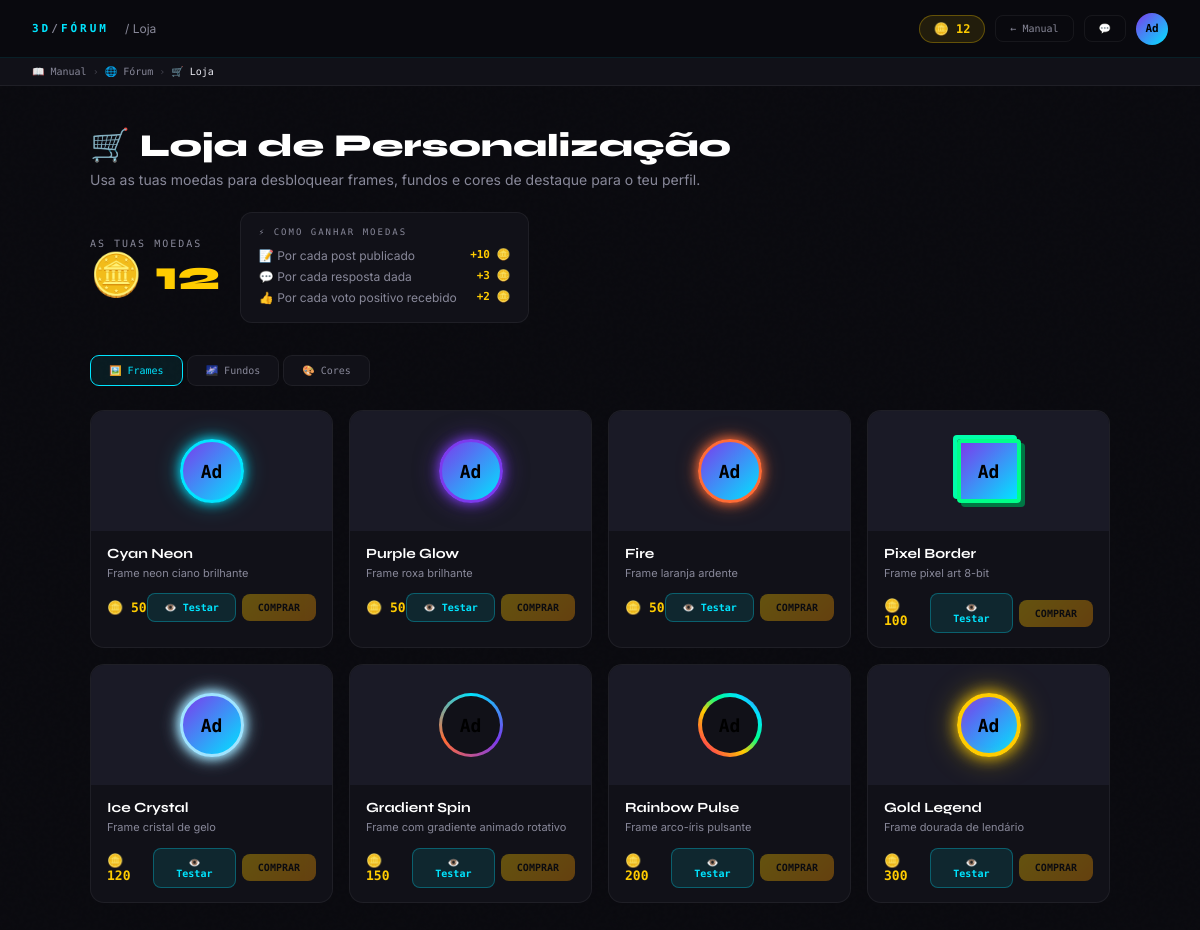
The page /forum/loja.php (signed in) on the database its author committed.
### tables this page shows
CREATE TABLE `user_profile_config` (
  `user_id` int(11) NOT NULL,
  `frame_key` varchar(50) DEFAULT NULL,
  `background_key` varchar(50) DEFAULT NULL,
  `banner_url` varchar(500) DEFAULT NULL,
  `accent_color` varchar(20) DEFAULT NULL,
  `coins` int(11) DEFAULT 0,
  `updated_at` timestamp NULL DEFAULT current_timestamp() ON UPDATE current_timestamp()
);

CREATE TABLE `users` (
  `id` int(11) NOT NULL,
  `username` varchar(50) NOT NULL,
  `email` varchar(100) NOT NULL,
  `password_hash` varchar(255) NOT NULL,
  `full_name` varchar(100) NOT NULL,
  `avatar` varchar(10) DEFAULT NULL,
  `avatar_url` varchar(500) DEFAULT NULL,
  `bio` text DEFAULT NULL,
  `location` varchar(100) DEFAULT NULL,
  `website` varchar(255) DEFAULT NULL,
  `experience_level` enum('iniciante','intermedio','avancado','profissional') DEFAULT 'iniciante',
  `role` enum('user','moderator','admin') DEFAULT 'user',
  `karma_total` int(11) DEFAULT 0,
  `prefs_show_karma` tinyint(1) DEFAULT 1,
  `top_badges` text DEFAULT NULL,
  `is_active` tinyint(1) DEFAULT 1,
  `created_at` timestamp NOT NULL DEFAULT current_timestamp(),
  `updated_at` timestamp NOT NULL DEFAULT current_timestamp() ON UPDATE current_timestamp(),
  `last_login` timestamp NULL DEFAULT NULL
);

CREATE TABLE `shop_items` (
  `id` int(11) NOT NULL,
  `name` varchar(100) NOT NULL,
  `description` varchar(255) DEFAULT NULL,
  `category` enum('frame','background','banner','accent') NOT NULL,
  `item_key` varchar(50) NOT NULL,
  `css_value` text NOT NULL,
  `preview_css` text DEFAULT NULL,
  `price` int(11) DEFAULT 100,
  `source` enum('shop','community','achievement') DEFAULT 'shop',
  `community_id` int(11) DEFAULT NULL,
  `is_active` tinyint(1) DEFAULT 1,
  `created_at` timestamp NULL DEFAULT current_timestamp()
);

### includes/functions.php (called while the page is built, shortened)
<?php
$_CACHE = [];
function getCurrentUser(): ?array {
    global $_CACHE;
    if (!isset($_CACHE['current_user'])) {
        $db   = getDB();
        try {
            $stmt = $db->prepare('SELECT karma_total FROM users LIMIT 1');
            $stmt->execute();
        } catch (Exception $e) {
            $db->exec("ALTER TABLE users ADD COLUMN karma_total INT DEFAULT 0");
            $db->exec("ALTER TABLE users ADD COLUMN prefs_show_karma TINYINT(1) DEFAULT 1");
            $db->exec("ALTER TABLE users ADD COLUMN top_badges TEXT DEFAULT NULL");
        }
        try {
            $db->query("SELECT 1 FROM xp_log LIMIT 1");
        } catch (Exception $e) {
            $db->exec("CREATE TABLE xp_log (
                id INT AUTO_INCREMENT PRIMARY KEY,
                user_id INT NOT NULL,
                xp_amount INT NOT NULL,
                reason VARCHAR(255),
                created_at TIMESTAMP DEFAULT CURRENT_TIMESTAMP,
                FOREIGN KEY (user_id) REFERENCES users(id) ON DELETE CASCADE
            ) ENGINE=InnoDB DEFAULT CHARSET=utf8mb4;");
        }
        $stmt = $db->prepare('SELECT * FROM users WHERE id = ? AND is_active = TRUE LIMIT 1');
        $stmt->execute([$_SESSION['user_id']]);
        $_CACHE['current_user'] = $stmt->fetch() ?: false;
    }
    return $_CACHE['current_user'] ?: null;
}
function sanitize(string $input): string {
    return htmlspecialchars(trim($input), ENT_QUOTES, 'UTF-8');
}

### forum/loja.php (the view, shortened to what this page needs)
<?php
require_once __DIR__ . '/../includes/functions.php';
$currentUser = getCurrentUser();
$uid = (int)$currentUser['id'];
$db  = getDB();
try { $db->exec("CREATE TABLE IF NOT EXISTS shop_items (
    id           INT AUTO_INCREMENT PRIMARY KEY,
    name         VARCHAR(100) NOT NULL,
    description  VARCHAR(255),
    category     ENUM('frame','background','banner','accent') NOT NULL,
    item_key     VARCHAR(50) NOT NULL UNIQUE,
    css_value    TEXT NOT NULL,
    preview_css  TEXT,
    price        INT DEFAULT 100,
    source       ENUM('shop','community','achievement') DEFAULT 'shop',
    community_id INT NULL,
    is_active    TINYINT(1) DEFAULT 1,
    created_at   TIMESTAMP DEFAULT CURRENT_TIMESTAMP
) ENGINE=InnoDB DEFAULT CHARSET=utf8mb4"); } catch(Exception $e){}
try { $db->exec("CREATE TABLE IF NOT EXISTS user_inventory (
    user_id   INT NOT NULL,
    item_id   INT NOT NULL,
    obtained_at TIMESTAMP DEFAULT CURRENT_TIMESTAMP,
    PRIMARY KEY (user_id, item_id),
    FOREIGN KEY (user_id) REFERENCES users(id) ON DELETE CASCADE,
    FOREIGN KEY (item_id) REFERENCES shop_items(id) ON DELETE CASCADE
) ENGINE=InnoDB DEFAULT CHARSET=utf8mb4"); } catch(Exception $e){}
try { $db->exec("CREATE TABLE IF NOT EXISTS user_profile_config (
    user_id       INT PRIMARY KEY,
    frame_key     VARCHAR(50) NULL,
    background_key VARCHAR(50) NULL,
    banner_url    VARCHAR(500) NULL,
    accent_color  VARCHAR(20) NULL,
    coins         INT DEFAULT 0,
    updated_at    TIMESTAMP DEFAULT CURRENT_TIMESTAMP ON UPDATE CURRENT_TIMESTAMP,
    FOREIGN KEY (user_id) REFERENCES users(id) ON DELETE CASCADE
) ENGINE=InnoDB DEFAULT CHARSET=utf8mb4"); } catch(Exception $e){}
try { $db->exec("ALTER TABLE users ADD COLUMN IF NOT EXISTS coins INT DEFAULT 0"); } catch(Exception $e){}
$config = $db->prepare("SELECT * FROM user_profile_config WHERE user_id=?");
$config->execute(array($uid));
$profileConfig = $config->fetch();
$coins = (int)($profileConfig['coins'] ?? 0);
$inventory = array();
$allItems = $db->query("SELECT * FROM shop_items WHERE is_active=1 ORDER BY category, price ASC")->fetchAll();
$byCategory = array('frame'=>array(),'background'=>array(),'accent'=>array());
foreach ($allItems as $i) { $byCategory[$i['category']][] = $i; }
$unreadMsgs = 0;
try {
    $um = $db->prepare("SELECT COUNT(*) FROM private_messages WHERE receiver_id=? AND read_at IS NULL");
    $um->execute(array($uid)); $unreadMsgs = (int)$um->fetchColumn();
} catch(Exception $e){}
?><!DOCTYPE html>
<html lang="pt">
<head>
</head>
<body>
<nav class="topbar">
    <a href="index.php" class="topbar-logo">3D<span>/</span>FÓRUM</a>
    <span style="color:var(--muted);font-size:12px">/ Loja</span>
    <div class="topbar-right">
        <div class="coins-badge">🪙 <?php echo number_format($coins); ?></div>
        <a href="../index.php" class="topbar-btn">← Manual</a>
        <a href="mensagens.php" class="topbar-btn">💬<?php if($unreadMsgs>0): ?> <span class="notif-badge"><?php echo $unreadMsgs; ?></span><?php endif; ?></a>
        <a href="perfil.php?id=<?php echo (int)($_SESSION['user_id'] ?? 0); ?>" class="topbar-av">
            <?php $av=$currentUser['avatar_url']??''; if($av): ?><img src="<?php echo sanitize(avPath($av)); ?>" alt=""><?php else: echo mb_substr($currentUser['full_name'],0,2); endif; ?>
        </a>
    </div>
</nav>
<div class="bc-bar">
    <div class="bc-inner">
        <a href="../index.php" class="bc-link">📖 Manual</a>
        <span class="bc-sep">›</span>
        <a href="index.php" class="bc-link">🌐 Fórum</a>
        <span class="bc-sep">›</span><span class="bc-current">🛒 Loja</span>
    </div>
</div>
<div class="shop-hero">
    <div class="shop-hero-title">🛒 Loja de Personalização</div>
    <div class="shop-hero-sub">Usa as tuas moedas para desbloquear frames, fundos e cores de destaque para o teu perfil.</div>
    <div class="coins-info">
        <div>
            <div style="font-family:'Space Mono',monospace;font-size:10px;color:var(--muted);letter-spacing:2px;text-transform:uppercase;margin-bottom:6px">As tuas moedas</div>
            <div class="coins-big">🪙 <?php echo number_format($coins); ?></div>
        </div>
        <div class="coins-earn">
            <div class="coins-earn-title">⚡ Como ganhar moedas</div>
            <div class="coins-rule">📝 Por cada post publicado <span>+10 🪙</span></div>
            <div class="coins-rule">💬 Por cada resposta dada <span>+3 🪙</span></div>
            <div class="coins-rule">👍 Por cada voto positivo recebido <span>+2 🪙</span></div>
        </div>
    </div>
</div>
<div class="shop-tabs">
    <button class="shop-tab active" onclick="switchTab('frames',this)">🖼️ Frames</button>
    <button class="shop-tab" onclick="switchTab('backgrounds',this)">🌌 Fundos</button>
    <button class="shop-tab" onclick="switchTab('accents',this)">🎨 Cores</button>
</div>
<div class="shop-content">
    <div class="items-section active" id="tab-frames">
        <div class="items-grid">
            <?php foreach ($byCategory['frame'] as $item):
                $owned = in_array((int)$item['id'], $inventory);
                $canAfford = $coins >= (int)$item['price'];
            ?>
            <div class="item-card <?php echo $owned?'owned':''; ?>">
                <span class="cat-badge cat-frame">FRAME</span>
                <div class="item-preview">
                    <div class="preview-avatar" style="<?php echo htmlspecialchars($item['css_value']); ?>"><?php echo mb_substr($currentUser['full_name'],0,2); ?></div>
                </div>
                <div class="item-body">
                    <div class="item-name"><?php echo sanitize($item['name']); ?></div>
                    <div class="item-desc"><?php echo sanitize($item['description']); ?></div>
                    <div class="item-footer">
                        <div class="item-price">🪙 <?php echo number_format((int)$item['price']); ?></div>
                        <?php if ($owned): ?>
                            <span class="owned-badge">✓ TENS</span>
                        <?php else: ?>
                            <div style="display:flex;gap:6px;align-items:center">
                                <button type="button" class="buy-btn" style="background:rgba(0,229,255,0.1);border:1px solid rgba(0,229,255,0.3);color:var(--accent)" onclick="previewItem('frame','<?php echo htmlspecialchars($item['css_value']); ?>','<?php echo sanitize($item['name']); ?>')">👁️ Testar</button>
                                <form method="POST" style="margin:0">
                                    <button type="submit" class="buy-btn" <?php echo !$canAfford?'disabled title="Moedas insuficientes"':''; ?>>COMPRAR</button>
                                </form>
                            </div>
                        <?php endif; ?>
                    </div>
                </div>
            </div>
            <?php endforeach; ?>
        </div>
    </div>
</div>
</body>
</html>

### rows shown on the page
user_profile_config: coins "12"
users: full_name "Ad"
shop_items: name "Cyan Neon", description "Frame neon ciano brilhante", price "50"
shop_items: name "Purple Glow", description "Frame roxa brilhante", price "50"
shop_items: name "Fire", description "Frame laranja ardente", price "50"
shop_items: name "Pixel Border", description "Frame pixel art 8-bit", price "100"
shop_items: name "Ice Crystal", description "Frame cristal de gelo", price "120"
shop_items: name "Gradient Spin", description "Frame com gradiente animado rotativo", price "150"
shop_items: name "Rainbow Pulse", description "Frame arco-íris pulsante", price "200"
shop_items: name "Gold Legend", description "Frame dourada de lendário", price "300"
